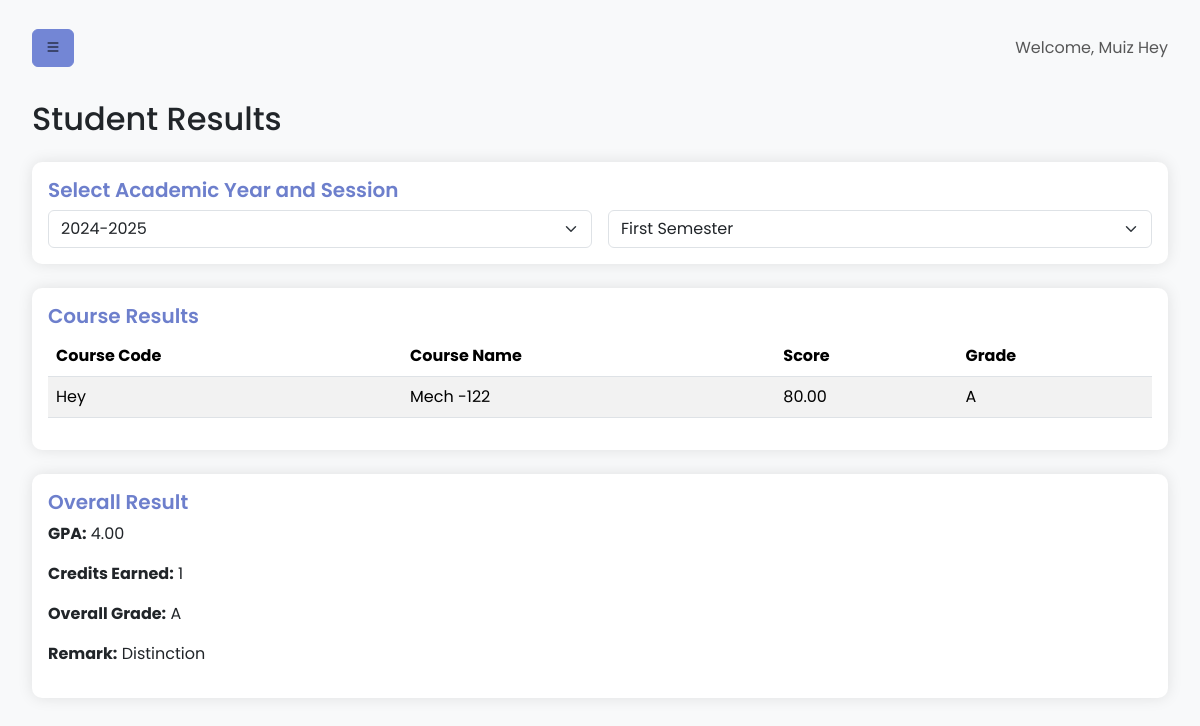
The page /dashboard/student/results.php (signed in) on the database its author committed.
### tables this page shows
CREATE TABLE `Students` (
  `student_id` int(11) NOT NULL,
  `matriculation_number` varchar(20) NOT NULL,
  `first_name` varchar(50) NOT NULL,
  `last_name` varchar(50) NOT NULL,
  `department_id` int(11) NOT NULL,
  `gender` enum('Male','Female','Other') NOT NULL,
  `class` enum('ND1','ND2','HND1','HND2') NOT NULL,
  `academic_year_id` int(11) NOT NULL,
  `session_id` int(11) NOT NULL,
  `password` varchar(255) NOT NULL
);

CREATE TABLE `Results` (
  `result_id` int(11) NOT NULL,
  `student_id` int(11) NOT NULL,
  `course_id` int(11) NOT NULL,
  `academic_year_id` int(11) NOT NULL,
  `session_id` int(11) NOT NULL,
  `score` decimal(5,2) NOT NULL,
  `grade_id` int(11) NOT NULL,
  `final_remark` enum('Distinction','Upper Credit','Lower Credit','Pass','Fail') DEFAULT NULL
);

CREATE TABLE `Courses` (
  `course_id` int(11) NOT NULL,
  `course_code` varchar(20) NOT NULL,
  `course_name` varchar(100) NOT NULL,
  `department_id` int(11) NOT NULL
);

CREATE TABLE `Grades` (
  `grade_id` int(11) NOT NULL,
  `grade_letter` char(1) NOT NULL,
  `min_percentage` decimal(5,2) NOT NULL,
  `max_percentage` decimal(5,2) NOT NULL
);

CREATE TABLE `StudentOverallResults` (
  `overall_result_id` int(11) NOT NULL,
  `student_id` int(11) NOT NULL,
  `academic_year_id` int(11) NOT NULL,
  `session_id` int(11) NOT NULL,
  `cumulative_gpa` decimal(3,2) NOT NULL,
  `total_credits_earned` int(11) NOT NULL,
  `overall_grade_letter` char(1) NOT NULL,
  `final_remark` enum('Distinction','Upper Credit','Lower Credit','Pass','Fail') NOT NULL
);

### dashboard/student/results.php (the view, shortened to what this page needs)
<?php
require_once '../../db.php';
$student_id = $_SESSION['student_id'];
$stmt = $conn->prepare("SELECT s.*, d.department_name
                        FROM Students s
                        JOIN Departments d ON s.department_id = d.department_id
                        WHERE s.student_id = ?");
$stmt->bind_param("i", $student_id);
$stmt->execute();
$result = $stmt->get_result();
$student = $result->fetch_assoc();
$stmt = $conn->prepare("SELECT DISTINCT r.academic_year_id, r.session_id, ay.academic_year, s.session_name
                        FROM Results r
                        JOIN AcademicYears ay ON r.academic_year_id = ay.academic_year_id
                        JOIN Sessions s ON r.session_id = s.session_id
                        WHERE r.student_id = ?
                        ORDER BY ay.academic_year DESC,
CASE
                            WHEN s.session_name = 'First Semester' THEN 1
                            WHEN s.session_name = 'Second Semester' THEN 2
                            ELSE 3
                        END");
$stmt->bind_param("i", $student_id);
$stmt->execute();
$academic_sessions = $stmt->get_result()->fetch_all(MYSQLI_ASSOC);
$selected_academic_year_id = $_GET['academic_year_id'] ?? $academic_sessions[0]['academic_year_id'];
$selected_session_id = $_GET['session_id'] ?? $academic_sessions[0]['session_id'];
$stmt = $conn->prepare("SELECT r.*, c.course_code, c.course_name, g.grade_letter
                        FROM Results r
                        JOIN Courses c ON r.course_id = c.course_id
                        JOIN Grades g ON r.grade_id = g.grade_id
                        WHERE r.student_id = ? AND r.academic_year_id = ? AND r.session_id = ?
                        ORDER BY c.course_code");
$stmt->bind_param("iii", $student_id, $selected_academic_year_id, $selected_session_id);
$stmt->execute();
$results = $stmt->get_result()->fetch_all(MYSQLI_ASSOC);
$stmt = $conn->prepare("SELECT * FROM StudentOverallResults
                        WHERE student_id = ? AND academic_year_id = ? AND session_id = ?");
$stmt->bind_param("iii", $student_id, $selected_academic_year_id, $selected_session_id);
$stmt->execute();
$overall_result = $stmt->get_result()->fetch_assoc();
?>
<!DOCTYPE html>
<html lang="en">
<head>
    <link href="https://cdn.jsdelivr.net/npm/bootstrap@5.3.3/dist/css/bootstrap.min.css" rel="stylesheet">
    <link href="https://cdn.jsdelivr.net/npm/bootstrap-icons@1.7.2/font/bootstrap-icons.css" rel="stylesheet">
    <link rel="stylesheet" href="../../css/student_dashboard.css">
</head>
<body>
   <div class="wrapper">
        <div id="content">
            <nav class="navbar navbar-expand-lg navbar-light bg-light">
                <div class="container-fluid">
                    <button type="button" id="sidebarCollapse" class="btn btn-info">
                        <i class="bi bi-list"></i>
                    </button>
                    <span class="navbar-text ms-3">
                        Welcome, <?php echo htmlspecialchars($student['first_name'] . ' ' . $student['last_name']); ?>
                    </span>
                </div>
            </nav>
            <div class="container-fluid mt-4">
                <h2 class="mb-4">Student Results</h2>
                <div class="card mb-4">
                    <div class="card-body">
                        <h5 class="card-title">Select Academic Year and Session</h5>
                        <form method="GET" action="" class="row g-3">
                            <div class="col-md-6">
                                <select name="academic_year_id" class="form-select" onchange="this.form.submit()">
                                    <?php foreach ($academic_sessions as $session): ?>
                                        <option value="<?php echo $session['academic_year_id']; ?>"
                                                <?php echo $session['academic_year_id'] == $selected_academic_year_id ? 'selected' : ''; ?>>
                                            <?php echo htmlspecialchars($session['academic_year']); ?>
                                        </option>
                                    <?php endforeach; ?>
                                </select>
                            </div>
                            <div class="col-md-6">
                                <select name="session_id" class="form-select" onchange="this.form.submit()">
                                    <?php foreach ($academic_sessions as $session): ?>
                                        <?php if ($session['academic_year_id'] == $selected_academic_year_id): ?>
                                            <option value="<?php echo $session['session_id']; ?>"
                                                    <?php echo $session['session_id'] == $selected_session_id ? 'selected' : ''; ?>>
                                                <?php echo htmlspecialchars($session['session_name']); ?>
                                            </option>
                                        <?php endif; ?>
                                    <?php endforeach; ?>
                                </select>
                            </div>
                        </form>
                    </div>
                </div>
                <?php if (!empty($results)): ?>
                    <div class="card mb-4">
                        <div class="card-body">
                            <h5 class="card-title">Course Results</h5>
                            <div class="table-responsive">
                                <table class="table table-striped">
                                    <thead>
                                        <tr>
                                            <th>Course Code</th>
                                            <th>Course Name</th>
                                            <th>Score</th>
                                            <th>Grade</th>
                                        </tr>
                                    </thead>
                                    <tbody>
                                        <?php foreach ($results as $result): ?>
                                            <tr>
                                                <td><?php echo htmlspecialchars($result['course_code']); ?></td>
                                                <td><?php echo htmlspecialchars($result['course_name']); ?></td>
                                                <td><?php echo number_format($result['score'], 2); ?></td>
                                                <td><?php echo htmlspecialchars($result['grade_letter']); ?></td>
                                            </tr>
                                        <?php endforeach; ?>
                                    </tbody>
                                </table>
                            </div>
                        </div>
                    </div>
                    <?php if ($overall_result): ?>
                        <div class="card">
                            <div class="card-body">
                                <h5 class="card-title">Overall Result</h5>
                                <p><strong>GPA:</strong> <?php echo number_format($overall_result['cumulative_gpa'], 2); ?></p>
                                <p><strong>Credits Earned:</strong> <?php echo $overall_result['total_credits_earned']; ?></p>
                                <p><strong>Overall Grade:</strong> <?php echo $overall_result['overall_grade_letter']; ?></p>
                                <p><strong>Remark:</strong> <?php echo $overall_result['final_remark']; ?></p>
                            </div>
                        </div>
                    <?php endif; ?>
                <?php else: ?>
                    <div class="alert alert-info">No results available for the selected academic year and session.</div>
                <?php endif; ?>
            </div>
        </div>
    </div>
</body>
</html>

### css/student_dashboard.css (style rules this page uses)
body { font-family: 'Poppins', sans-serif; background-color: #f8f9fa; overflow-x: hidden; }
.wrapper { display: flex; width: 100%; align-items: stretch; }
#content { width: 100%; padding: 20px; min-height: 100vh; transition: all 0.3s; }
.card { border: none; border-radius: 10px; box-shadow: 0 0 15px rgba(0, 0, 0, 0.1); }
.card-title { color: #6d7fcc; font-weight: 600; }
.btn-info { background-color: #7386D5; border-color: #7386D5; }
.table { background-color: #fff; }

### rows shown on the page
students: first_name+last_name "Muiz Hey"
results: course.course_code "Hey", course.course_name "Mech -122", score "80.00", grade.grade_letter "A"
studentoverallresults: cumulative_gpa "4.00", total_credits_earned "1", overall_grade_letter "A", final_remark "Distinction"

### other values the page prints
form field academic_year_id "2024-2025"
form field session_id "First Semester"
